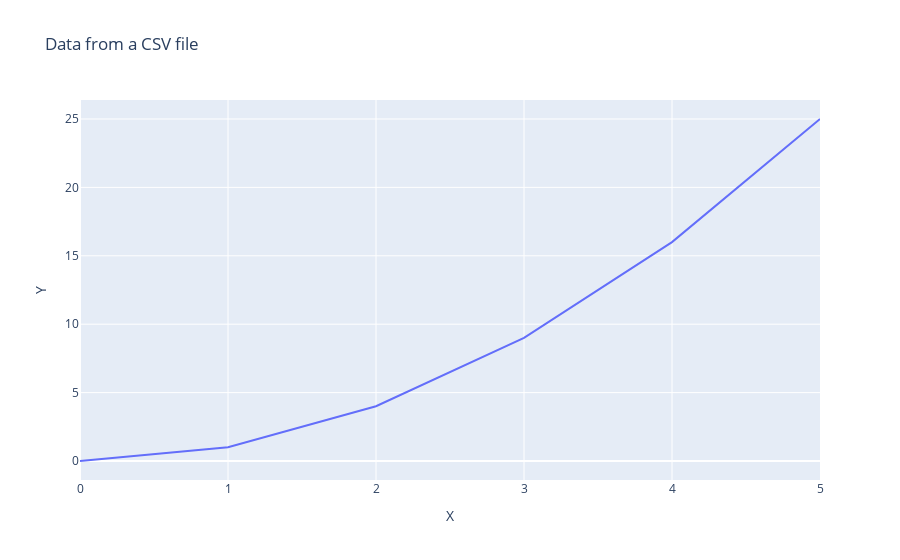

This figure's notebook cell:
### Markdown cell above
## Output

And now let's plot it. Notice that this is the exact same code as when we plotted the [internal data](where-can-we-get-data-from-internal.ipynb).

### Code cell
# Create the plot
fig = px.line(data_frame=df, 
    x='X', 
    y='Y', 
    title='Data from a CSV file')

# Show the plot
fig.show()

### Figure 1 — Plotly figure (JSON) as saved in the notebook; plotly's stock layout.template omitted (floating-point values rounded to 4 significant figures)
{"data": [{"hovertemplate": "X=%{x}<br>Y=%{y}<extra></extra>", "legendgroup": "", "line": {"color": "#636efa", "dash": "solid"}, "marker": {"symbol": "circle"}, "mode": "lines", "name": "", "orientation": "v", "showlegend": false, "type": "scatter", "x": [0, 1, 2, 3, 4, 5], "xaxis": "x", "y": [0, 1, 4, 9, 16, 25], "yaxis": "y"}], "layout": {"legend": {"tracegroupgap": 0}, "title": {"text": "Data from a CSV file"}, "xaxis": {"anchor": "y", "domain": [0, 1], "title": {"text": "X"}}, "yaxis": {"anchor": "x", "domain": [0, 1], "title": {"text": "Y"}}}}
